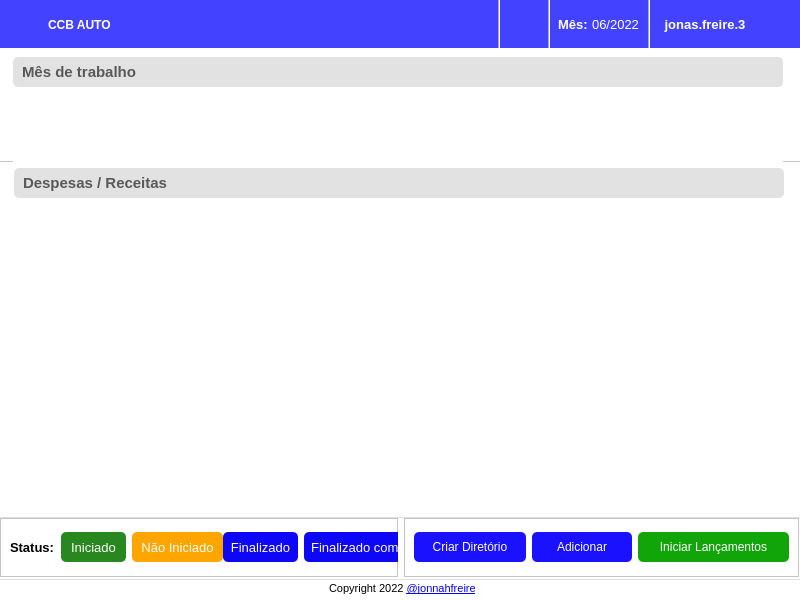
<?xml version="1.0" encoding="UTF-8"?>
<ui version="4.0">
 <class>Dialog</class>
 <widget class="QDialog" name="Dialog">
  <property name="geometry">
   <rect>
    <x>0</x>
    <y>0</y>
    <width>800</width>
    <height>600</height>
   </rect>
  </property>
  <property name="windowTitle">
   <string>Dialog</string>
  </property>
  <widget class="QWidget" name="mainScreenContainer" native="true">
   <property name="geometry">
    <rect>
     <x>-1</x>
     <y>-1</y>
     <width>801</width>
     <height>601</height>
    </rect>
   </property>
   <property name="styleSheet">
    <string notr="true">background-color: rgb(255, 255, 255);</string>
   </property>
   <widget class="QFrame" name="appHeader">
    <property name="geometry">
     <rect>
      <x>-1</x>
      <y>0</y>
      <width>811</width>
      <height>50</height>
     </rect>
    </property>
    <property name="styleSheet">
     <string notr="true">background-color: rgb(67, 67, 255);</string>
    </property>
    <property name="frameShape">
     <enum>QFrame::StyledPanel</enum>
    </property>
    <property name="frameShadow">
     <enum>QFrame::Raised</enum>
    </property>
    <widget class="QLabel" name="appIcon">
     <property name="geometry">
      <rect>
       <x>10</x>
       <y>10</y>
       <width>30</width>
       <height>30</height>
      </rect>
     </property>
     <property name="minimumSize">
      <size>
       <width>30</width>
       <height>30</height>
      </size>
     </property>
     <property name="maximumSize">
      <size>
       <width>30</width>
       <height>30</height>
      </size>
     </property>
     <property name="text">
      <string/>
     </property>
     <property name="pixmap">
      <pixmap>../../assets/icon-robot.png</pixmap>
     </property>
     <property name="scaledContents">
      <bool>true</bool>
     </property>
     <property name="alignment">
      <set>Qt::AlignCenter</set>
     </property>
     <property name="margin">
      <number>0</number>
     </property>
    </widget>
    <widget class="QLabel" name="appName">
     <property name="geometry">
      <rect>
       <x>50</x>
       <y>6</y>
       <width>71</width>
       <height>40</height>
      </rect>
     </property>
     <property name="minimumSize">
      <size>
       <width>0</width>
       <height>40</height>
      </size>
     </property>
     <property name="maximumSize">
      <size>
       <width>16777215</width>
       <height>40</height>
      </size>
     </property>
     <property name="font">
      <font>
       <family>Segoe UI</family>
       <pointsize>9</pointsize>
       <weight>75</weight>
       <bold>true</bold>
      </font>
     </property>
     <property name="styleSheet">
      <string notr="true">color: #fff;</string>
     </property>
     <property name="text">
      <string>CCB AUTO</string>
     </property>
     <property name="scaledContents">
      <bool>true</bool>
     </property>
     <property name="alignment">
      <set>Qt::AlignLeading|Qt::AlignLeft|Qt::AlignVCenter</set>
     </property>
    </widget>
    <widget class="QLabel" name="notificationIcon">
     <property name="geometry">
      <rect>
       <x>515</x>
       <y>15</y>
       <width>20</width>
       <height>20</height>
      </rect>
     </property>
     <property name="minimumSize">
      <size>
       <width>20</width>
       <height>20</height>
      </size>
     </property>
     <property name="maximumSize">
      <size>
       <width>20</width>
       <height>20</height>
      </size>
     </property>
     <property name="cursor">
      <cursorShape>PointingHandCursor</cursorShape>
     </property>
     <property name="text">
      <string/>
     </property>
     <property name="pixmap">
      <pixmap>../../assets/bell-fill.png</pixmap>
     </property>
     <property name="scaledContents">
      <bool>true</bool>
     </property>
     <property name="margin">
      <number>0</number>
     </property>
    </widget>
    <widget class="QLabel" name="month">
     <property name="geometry">
      <rect>
       <x>594</x>
       <y>0</y>
       <width>47</width>
       <height>50</height>
      </rect>
     </property>
     <property name="font">
      <font>
       <family>Segoe UI</family>
       <pointsize>10</pointsize>
      </font>
     </property>
     <property name="styleSheet">
      <string notr="true">color: #fff;</string>
     </property>
     <property name="text">
      <string>06/2022</string>
     </property>
     <property name="alignment">
      <set>Qt::AlignCenter</set>
     </property>
    </widget>
    <widget class="QLabel" name="userName">
     <property name="geometry">
      <rect>
       <x>657</x>
       <y>0</y>
       <width>100</width>
       <height>50</height>
      </rect>
     </property>
     <property name="font">
      <font>
       <family>Segoe UI</family>
       <pointsize>10</pointsize>
       <weight>75</weight>
       <bold>true</bold>
      </font>
     </property>
     <property name="cursor">
      <cursorShape>PointingHandCursor</cursorShape>
     </property>
     <property name="styleSheet">
      <string notr="true">color: #fff;</string>
     </property>
     <property name="text">
      <string>jonas.freire.3</string>
     </property>
     <property name="scaledContents">
      <bool>false</bool>
     </property>
     <property name="alignment">
      <set>Qt::AlignCenter</set>
     </property>
    </widget>
    <widget class="QLabel" name="userIcon">
     <property name="geometry">
      <rect>
       <x>760</x>
       <y>16</y>
       <width>20</width>
       <height>20</height>
      </rect>
     </property>
     <property name="minimumSize">
      <size>
       <width>20</width>
       <height>20</height>
      </size>
     </property>
     <property name="maximumSize">
      <size>
       <width>20</width>
       <height>20</height>
      </size>
     </property>
     <property name="cursor">
      <cursorShape>PointingHandCursor</cursorShape>
     </property>
     <property name="text">
      <string/>
     </property>
     <property name="pixmap">
      <pixmap>../../assets/person-fill.png</pixmap>
     </property>
     <property name="scaledContents">
      <bool>true</bool>
     </property>
     <property name="alignment">
      <set>Qt::AlignCenter</set>
     </property>
     <property name="wordWrap">
      <bool>true</bool>
     </property>
     <property name="margin">
      <number>0</number>
     </property>
    </widget>
    <widget class="QLabel" name="monthTitle">
     <property name="geometry">
      <rect>
       <x>560</x>
       <y>0</y>
       <width>30</width>
       <height>50</height>
      </rect>
     </property>
     <property name="font">
      <font>
       <family>Segoe UI</family>
       <pointsize>10</pointsize>
       <weight>75</weight>
       <bold>true</bold>
      </font>
     </property>
     <property name="styleSheet">
      <string notr="true">color: #fff;</string>
     </property>
     <property name="text">
      <string>Mês:</string>
     </property>
    </widget>
    <widget class="Line" name="line">
     <property name="geometry">
      <rect>
       <x>500</x>
       <y>0</y>
       <width>2</width>
       <height>50</height>
      </rect>
     </property>
     <property name="autoFillBackground">
      <bool>false</bool>
     </property>
     <property name="styleSheet">
      <string notr="true">background-color: #fff;</string>
     </property>
     <property name="orientation">
      <enum>Qt::Vertical</enum>
     </property>
    </widget>
    <widget class="Line" name="line_2">
     <property name="geometry">
      <rect>
       <x>550</x>
       <y>0</y>
       <width>2</width>
       <height>50</height>
      </rect>
     </property>
     <property name="autoFillBackground">
      <bool>false</bool>
     </property>
     <property name="styleSheet">
      <string notr="true">background-color: #fff;</string>
     </property>
     <property name="orientation">
      <enum>Qt::Vertical</enum>
     </property>
    </widget>
    <widget class="Line" name="line_3">
     <property name="geometry">
      <rect>
       <x>650</x>
       <y>0</y>
       <width>2</width>
       <height>50</height>
      </rect>
     </property>
     <property name="autoFillBackground">
      <bool>false</bool>
     </property>
     <property name="styleSheet">
      <string notr="true">background-color: #fff;</string>
     </property>
     <property name="orientation">
      <enum>Qt::Vertical</enum>
     </property>
    </widget>
   </widget>
   <widget class="QFrame" name="contentContainer">
    <property name="geometry">
     <rect>
      <x>-1</x>
      <y>49</y>
      <width>811</width>
      <height>471</height>
     </rect>
    </property>
    <property name="frameShape">
     <enum>QFrame::StyledPanel</enum>
    </property>
    <property name="frameShadow">
     <enum>QFrame::Raised</enum>
    </property>
    <widget class="QFrame" name="monthDirContainer">
     <property name="geometry">
      <rect>
       <x>-1</x>
       <y>-1</y>
       <width>811</width>
       <height>115</height>
      </rect>
     </property>
     <property name="frameShape">
      <enum>QFrame::StyledPanel</enum>
     </property>
     <property name="frameShadow">
      <enum>QFrame::Raised</enum>
     </property>
     <widget class="QLabel" name="workingMonthHeader">
      <property name="geometry">
       <rect>
        <x>16</x>
        <y>10</y>
        <width>770</width>
        <height>30</height>
       </rect>
      </property>
      <property name="minimumSize">
       <size>
        <width>0</width>
        <height>25</height>
       </size>
      </property>
      <property name="font">
       <font>
        <family>Segoe UI</family>
        <pointsize>11</pointsize>
        <weight>75</weight>
        <bold>true</bold>
       </font>
      </property>
      <property name="styleSheet">
       <string notr="true">background-color: rgb(226, 226, 226);
border-radius: 5px;
padding-left: 5px;

color: rgb(89, 89, 89)</string>
      </property>
      <property name="text">
       <string>Mês de trabalho</string>
      </property>
      <property name="scaledContents">
       <bool>false</bool>
      </property>
      <property name="margin">
       <number>0</number>
      </property>
     </widget>
     <widget class="QFrame" name="listMonthContainer">
      <property name="geometry">
       <rect>
        <x>16</x>
        <y>45</y>
        <width>770</width>
        <height>70</height>
       </rect>
      </property>
      <property name="frameShape">
       <enum>QFrame::StyledPanel</enum>
      </property>
      <property name="frameShadow">
       <enum>QFrame::Raised</enum>
      </property>
      <widget class="QListWidget" name="folderListView">
       <property name="geometry">
        <rect>
         <x>0</x>
         <y>0</y>
         <width>770</width>
         <height>70</height>
        </rect>
       </property>
       <property name="minimumSize">
        <size>
         <width>770</width>
         <height>70</height>
        </size>
       </property>
       <property name="maximumSize">
        <size>
         <width>770</width>
         <height>70</height>
        </size>
       </property>
       <property name="styleSheet">
        <string notr="true">border: 0;</string>
       </property>
       <property name="verticalScrollBarPolicy">
        <enum>Qt::ScrollBarAlwaysOff</enum>
       </property>
       <property name="horizontalScrollBarPolicy">
        <enum>Qt::ScrollBarAlwaysOff</enum>
       </property>
       <property name="sizeAdjustPolicy">
        <enum>QAbstractScrollArea::AdjustToContents</enum>
       </property>
       <property name="selectionMode">
        <enum>QAbstractItemView::NoSelection</enum>
       </property>
       <property name="selectionBehavior">
        <enum>QAbstractItemView::SelectColumns</enum>
       </property>
       <property name="verticalScrollMode">
        <enum>QAbstractItemView::ScrollPerPixel</enum>
       </property>
       <property name="horizontalScrollMode">
        <enum>QAbstractItemView::ScrollPerPixel</enum>
       </property>
       <property name="movement">
        <enum>QListView::Static</enum>
       </property>
       <property name="flow">
        <enum>QListView::LeftToRight</enum>
       </property>
       <property name="spacing">
        <number>15</number>
       </property>
       <property name="modelColumn">
        <number>0</number>
       </property>
       <property name="selectionRectVisible">
        <bool>false</bool>
       </property>
       <property name="itemAlignment">
        <set>Qt::AlignLeading|Qt::AlignLeft|Qt::AlignVCenter</set>
       </property>
       <property name="currentRow">
        <number>-1</number>
       </property>
      </widget>
     </widget>
    </widget>
    <widget class="QLabel" name="debtReceivingHeader">
     <property name="geometry">
      <rect>
       <x>16</x>
       <y>120</y>
       <width>770</width>
       <height>30</height>
      </rect>
     </property>
     <property name="minimumSize">
      <size>
       <width>0</width>
       <height>25</height>
      </size>
     </property>
     <property name="font">
      <font>
       <family>Segoe UI</family>
       <pointsize>11</pointsize>
       <weight>75</weight>
       <bold>true</bold>
      </font>
     </property>
     <property name="styleSheet">
      <string notr="true">background-color: rgb(226, 226, 226);
border-radius: 5px;
padding-left: 5px;

color: rgb(89, 89, 89)</string>
     </property>
     <property name="text">
      <string>Despesas / Receitas</string>
     </property>
     <property name="scaledContents">
      <bool>false</bool>
     </property>
     <property name="margin">
      <number>0</number>
     </property>
    </widget>
    <widget class="QFrame" name="itemsContainer">
     <property name="geometry">
      <rect>
       <x>16</x>
       <y>152</y>
       <width>770</width>
       <height>315</height>
      </rect>
     </property>
     <property name="frameShape">
      <enum>QFrame::StyledPanel</enum>
     </property>
     <property name="frameShadow">
      <enum>QFrame::Raised</enum>
     </property>
     <widget class="QListWidget" name="contentListView">
      <property name="geometry">
       <rect>
        <x>0</x>
        <y>0</y>
        <width>770</width>
        <height>315</height>
       </rect>
      </property>
      <property name="styleSheet">
       <string notr="true">border: 0;</string>
      </property>
     </widget>
    </widget>
   </widget>
   <widget class="QFrame" name="footer">
    <property name="geometry">
     <rect>
      <x>0</x>
      <y>580</y>
      <width>801</width>
      <height>21</height>
     </rect>
    </property>
    <property name="styleSheet">
     <string notr="true">QFrame#footer {
	border-top: 1px solid rgb(222, 222, 222);
}</string>
    </property>
    <property name="frameShape">
     <enum>QFrame::StyledPanel</enum>
    </property>
    <property name="frameShadow">
     <enum>QFrame::Raised</enum>
    </property>
    <widget class="QLabel" name="label_2">
     <property name="geometry">
      <rect>
       <x>330</x>
       <y>0</y>
       <width>165</width>
       <height>20</height>
      </rect>
     </property>
     <property name="font">
      <font>
       <family>Segoe UI</family>
       <pointsize>8</pointsize>
      </font>
     </property>
     <property name="styleSheet">
      <string notr="true">background: transparent;</string>
     </property>
     <property name="text">
      <string>Copyright 2022 &lt;a target=&quot;_blank&quot; href=&quot;https://github.com/jonnahfreire&quot;&gt;@jonnahfreire&lt;/a&gt;</string>
     </property>
     <property name="textFormat">
      <enum>Qt::RichText</enum>
     </property>
     <property name="openExternalLinks">
      <bool>true</bool>
     </property>
    </widget>
   </widget>
   <widget class="QFrame" name="footerBtnContainer">
    <property name="geometry">
     <rect>
      <x>0</x>
      <y>518</y>
      <width>801</width>
      <height>61</height>
     </rect>
    </property>
    <property name="styleSheet">
     <string notr="true">QFrame#footerBtnContainer {
	border-top: 1px solid rgb(222, 222, 222);
}</string>
    </property>
    <property name="frameShape">
     <enum>QFrame::StyledPanel</enum>
    </property>
    <property name="frameShadow">
     <enum>QFrame::Raised</enum>
    </property>
    <layout class="QHBoxLayout" name="horizontalLayout">
     <property name="leftMargin">
      <number>0</number>
     </property>
     <property name="topMargin">
      <number>0</number>
     </property>
     <property name="rightMargin">
      <number>0</number>
     </property>
     <property name="bottomMargin">
      <number>0</number>
     </property>
     <item alignment="Qt::AlignLeft">
      <widget class="QFrame" name="leftStatusFrame">
       <property name="minimumSize">
        <size>
         <width>300</width>
         <height>0</height>
        </size>
       </property>
       <property name="maximumSize">
        <size>
         <width>16777215</width>
         <height>16777215</height>
        </size>
       </property>
       <property name="frameShape">
        <enum>QFrame::StyledPanel</enum>
       </property>
       <property name="frameShadow">
        <enum>QFrame::Raised</enum>
       </property>
       <layout class="QHBoxLayout" name="horizontalLayout_2">
        <item>
         <widget class="QLabel" name="statusLabel">
          <property name="minimumSize">
           <size>
            <width>45</width>
            <height>28</height>
           </size>
          </property>
          <property name="maximumSize">
           <size>
            <width>45</width>
            <height>50</height>
           </size>
          </property>
          <property name="font">
           <font>
            <family>Segoe UI</family>
            <pointsize>10</pointsize>
            <weight>75</weight>
            <bold>true</bold>
           </font>
          </property>
          <property name="text">
           <string>Status:</string>
          </property>
         </widget>
        </item>
        <item alignment="Qt::AlignLeft">
         <widget class="QLabel" name="statusStarted">
          <property name="minimumSize">
           <size>
            <width>65</width>
            <height>30</height>
           </size>
          </property>
          <property name="maximumSize">
           <size>
            <width>70</width>
            <height>30</height>
           </size>
          </property>
          <property name="font">
           <font>
            <family>Segoe UI</family>
            <pointsize>10</pointsize>
           </font>
          </property>
          <property name="styleSheet">
           <string notr="true">background-color: rgb(40, 136, 31);
color: #fff;
border-radius: 5px;</string>
          </property>
          <property name="text">
           <string>Iniciado</string>
          </property>
          <property name="alignment">
           <set>Qt::AlignCenter</set>
          </property>
         </widget>
        </item>
        <item alignment="Qt::AlignLeft">
         <widget class="QLabel" name="statusNotStarted">
          <property name="minimumSize">
           <size>
            <width>91</width>
            <height>30</height>
           </size>
          </property>
          <property name="maximumSize">
           <size>
            <width>70</width>
            <height>30</height>
           </size>
          </property>
          <property name="font">
           <font>
            <family>Segoe UI</family>
            <pointsize>10</pointsize>
           </font>
          </property>
          <property name="styleSheet">
           <string notr="true">background-color: orange;
color: #fff;
border-radius: 5px;</string>
          </property>
          <property name="text">
           <string>Não Iniciado</string>
          </property>
          <property name="alignment">
           <set>Qt::AlignCenter</set>
          </property>
         </widget>
        </item>
        <item alignment="Qt::AlignLeft">
         <widget class="QLabel" name="statusFinished">
          <property name="minimumSize">
           <size>
            <width>75</width>
            <height>30</height>
           </size>
          </property>
          <property name="maximumSize">
           <size>
            <width>70</width>
            <height>30</height>
           </size>
          </property>
          <property name="font">
           <font>
            <family>Segoe UI</family>
            <pointsize>10</pointsize>
           </font>
          </property>
          <property name="styleSheet">
           <string notr="true">background-color: rgb(14, 6, 247);
color: #fff;
border-radius: 5px;</string>
          </property>
          <property name="text">
           <string>Finalizado</string>
          </property>
          <property name="alignment">
           <set>Qt::AlignCenter</set>
          </property>
         </widget>
        </item>
        <item alignment="Qt::AlignLeft">
         <widget class="QLabel" name="statusFinishedException">
          <property name="minimumSize">
           <size>
            <width>160</width>
            <height>30</height>
           </size>
          </property>
          <property name="maximumSize">
           <size>
            <width>150</width>
            <height>30</height>
           </size>
          </property>
          <property name="font">
           <font>
            <family>Segoe UI</family>
            <pointsize>10</pointsize>
           </font>
          </property>
          <property name="styleSheet">
           <string notr="true">background-color: rgb(14, 6, 247);
color: #fff;
border-radius: 5px;</string>
          </property>
          <property name="text">
           <string>Finalizado com exceções</string>
          </property>
          <property name="alignment">
           <set>Qt::AlignCenter</set>
          </property>
         </widget>
        </item>
       </layout>
      </widget>
     </item>
     <item alignment="Qt::AlignRight">
      <widget class="QFrame" name="rightStatusFrame">
       <property name="frameShape">
        <enum>QFrame::StyledPanel</enum>
       </property>
       <property name="frameShadow">
        <enum>QFrame::Raised</enum>
       </property>
       <layout class="QHBoxLayout" name="horizontalLayout_3">
        <item>
         <widget class="QPushButton" name="createDirBtn">
          <property name="minimumSize">
           <size>
            <width>112</width>
            <height>30</height>
           </size>
          </property>
          <property name="cursor">
           <cursorShape>PointingHandCursor</cursorShape>
          </property>
          <property name="styleSheet">
           <string notr="true">border-radius: 5px;
background-color:rgb(25, 17, 255);

font: bold 10pt &quot;Segoe UI&quot;;
color: #FFF;</string>
          </property>
          <property name="text">
           <string>Criar Diretório</string>
          </property>
         </widget>
        </item>
        <item>
         <widget class="QPushButton" name="addItemsBtn">
          <property name="minimumSize">
           <size>
            <width>100</width>
            <height>30</height>
           </size>
          </property>
          <property name="cursor">
           <cursorShape>PointingHandCursor</cursorShape>
          </property>
          <property name="styleSheet">
           <string notr="true">border-radius: 5px;
background-color:rgb(25, 17, 255);

font: bold 10pt &quot;Segoe UI&quot;;
color: #FFF;</string>
          </property>
          <property name="text">
           <string>Adicionar</string>
          </property>
         </widget>
        </item>
        <item alignment="Qt::AlignLeft">
         <widget class="QPushButton" name="startInsertionBtn">
          <property name="minimumSize">
           <size>
            <width>151</width>
            <height>30</height>
           </size>
          </property>
          <property name="cursor">
           <cursorShape>PointingHandCursor</cursorShape>
          </property>
          <property name="styleSheet">
           <string notr="true">border-radius: 5px;
background-color: rgb(18, 165, 10);

font: bold 10pt &quot;Segoe UI&quot;;
color: #FFF;</string>
          </property>
          <property name="text">
           <string>Iniciar Lançamentos</string>
          </property>
         </widget>
        </item>
       </layout>
      </widget>
     </item>
    </layout>
   </widget>
  </widget>
 </widget>
 <resources/>
 <connections/>
</ui>
